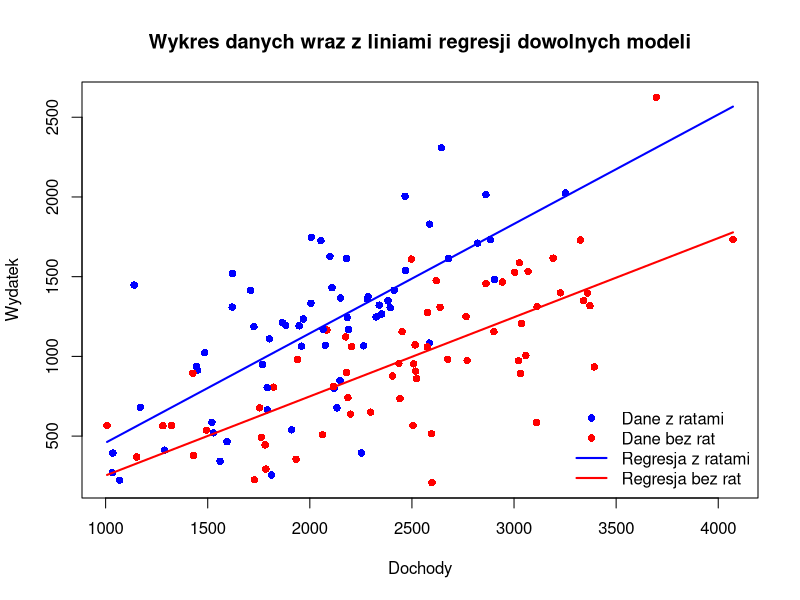
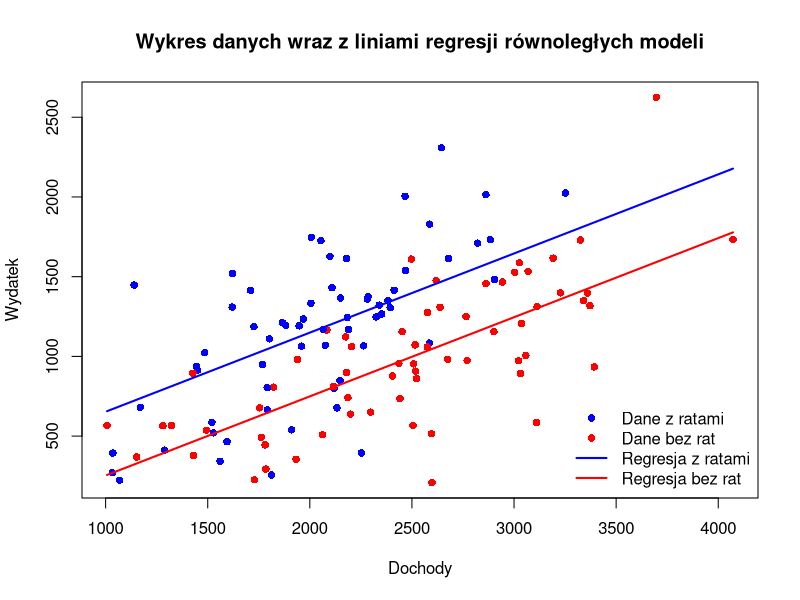
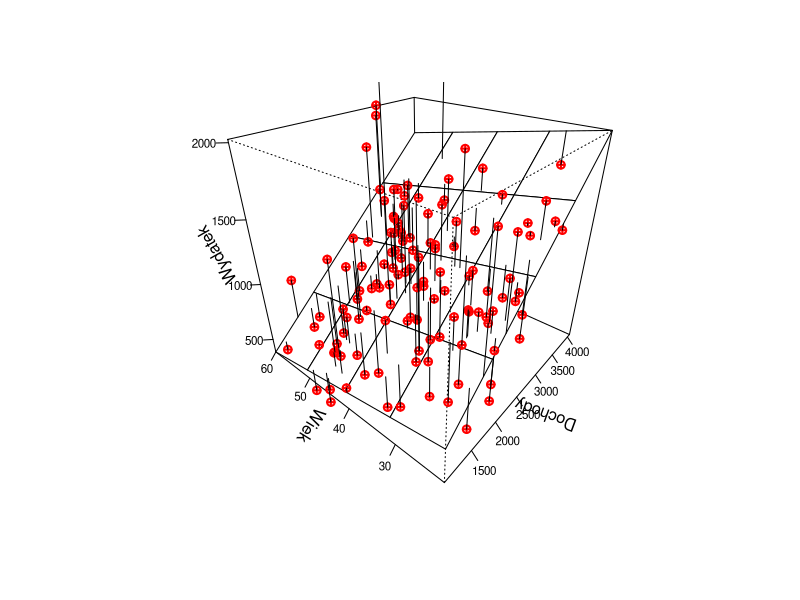

Reproduce these figures in R, in order.
## ---- chunk 1
knitr::opts_chunk$set(echo = TRUE)
## ---- chunk 2
purchases <- read.csv2('Raty.csv', header = TRUE)
installments <- factor(purchases$Raty, levels = c("N", "T"))
data_0 <- subset(purchases, installments == "N")
data_1 <- subset(purchases, installments == "T")
reg_0 <- lm(Wydatek ~ Dochody, data = data_0)
summary(reg_0)
reg_1 <- lm(Wydatek ~ Dochody, data = data_1)
summary(reg_1)

shapiro.test(reg_0$residuals)
shapiro.test(reg_1$residuals)
## ---- chunk 3
plot(purchases$Dochody, purchases$Wydatek,
     col = ifelse(installments == "T", "blue", "red"),
     pch = 16,
     xlab = "Dochody",
     ylab = "Wydatek",
     main = "Wykres danych wraz z liniami regresji dowolnych modeli")
legend("bottomright", 
       legend = c("Dane z ratami", "Dane bez rat", "Regresja z ratami", "Regresja bez rat"),
       col = c("blue", "red", "blue", "red"),
       pch = c(16, 16, NA, NA, NA),
       lty = c(NA, NA, 1, 1, 1), 
       lwd = c(NA, NA, 2, 2, 2), 
       bty = "n")

range_x = data.frame(Dochody = c(min(purchases$Dochody), max(purchases$Dochody)))
#range_installments <- data.frame(Dochody = rep(range_x$Dochody, 2), 
#                                 installments = rep(c("N", "T"), each = nrow(range_x)))
#lines(range_installments$Dochody, predict(general_model, range_installments), lwd = 2, col = "green")
lines(range_x$Dochody, predict(reg_0, range_x), lwd = 2, col = "red")
lines(range_x$Dochody, predict(reg_1, range_x), lwd = 2, col = "blue")
## ---- chunk 4
slope <- mean(coef(reg_0)["Dochody"], coef(reg_1)["Dochody"])
adjusted_wydatek_0 <- data_0$Wydatek - slope * data_0$Dochody
intercept_0 <- coef(lm(adjusted_wydatek_0 ~ 1))
intercept_0
adjusted_wydatek_1 <- data_1$Wydatek - slope * data_1$Dochody
intercept_1 <- coef(lm(adjusted_wydatek_1 ~ 1))
intercept_1
## ---- chunk 5
plot(purchases$Dochody, purchases$Wydatek,
     col = ifelse(installments == "T", "blue", "red"),
     pch = 16,
     xlab = "Dochody",
     ylab = "Wydatek",
     main = "Wykres danych wraz z liniami regresji równoległych modeli")
legend("bottomright", 
       legend = c("Dane z ratami", "Dane bez rat", "Regresja z ratami", "Regresja bez rat"),
       col = c("blue", "red", "blue", "red"),
       pch = c(16, 16, NA, NA, NA),
       lty = c(NA, NA, 1, 1, 1), 
       lwd = c(NA, NA, 2, 2, 2), 
       bty = "n")

range_x = data.frame(Dochody = c(min(purchases$Dochody), max(purchases$Dochody)))
lines(range_x$Dochody, slope * range_x$Dochody + intercept_0, lwd = 2, col = "red")
lines(range_x$Dochody, slope * range_x$Dochody + intercept_1, lwd = 2, col = "blue")
## ---- chunk 6
parallel_model<- lm(Wydatek ~ Dochody + installments, data = purchases)
summary(parallel_model)
general_model <- lm(Wydatek ~ Dochody * installments, data = purchases)
summary(general_model)
anova(parallel_model, general_model)
## ---- chunk 7
reg_doch_wiek <- lm(Wydatek ~ Dochody + Wiek, data = purchases)
summary(reg_doch_wiek)
shapiro.test(reg_doch_wiek$residuals)
## ---- chunk 8
range_x = seq(min(purchases$Dochody), max(purchases$Dochody), length.out = 5)
range_y = seq(min(purchases$Wiek), max(purchases$Wiek), length.out = 5)
model = function(x, y) reg_doch_wiek$coef[1] + x * reg_doch_wiek$coef[2] + y * reg_doch_wiek$coef[3]
range_z = outer(range_x, range_y, model)
wykres = persp(x = range_x, y = range_y, z = range_z, xlab = "Dochody", ylab = "Wiek", 
               zlab = "Wydatek", ticktype = "detailed", theta = -50, phi = 30,
               cex.axis = 0.7)
points(trans3d(purchases$Dochody, purchases$Wiek, purchases$Wydatek, wykres), col="red", lwd = 2, pch = 10)
segments(trans3d(purchases$Dochody, purchases$Wiek, purchases$Wydatek, wykres)$x, 
         trans3d(purchases$Dochody, purchases$Wiek, purchases$Wydatek, wykres)$y,
         trans3d(purchases$Dochody, purchases$Wiek, predict(reg_doch_wiek), wykres)$x,
         trans3d(purchases$Dochody, purchases$Wiek, predict(reg_doch_wiek), wykres)$y)
